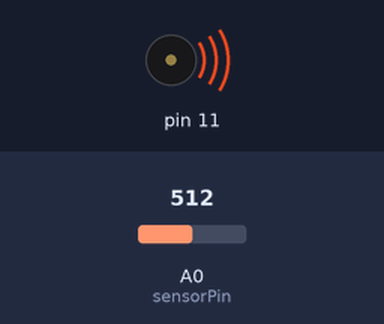
Recording of a sketch running on a simulated Arduino Uno, built with avr-gcc and run on an emulated ATmega328P. Parts: buzzer (waves = sounding). The inputs (shaded band) are chosen by the test bench; at power-on: A0 (sensorPin) = 512. What the sketch prints to the serial monitor is not drawn.

Above: at 0.07 s.
At 1.2 s:
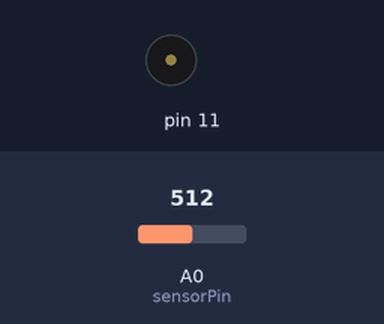
1.3 s: A0 (sensorPin) set to 716
Timing chart, 0 to 4.3 s (numbered marks = the images above; inputs shaded):
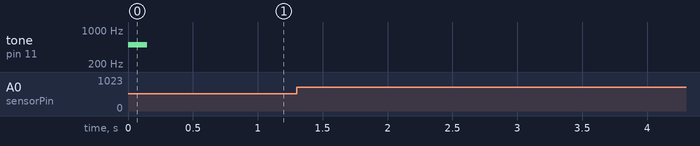

The sketch:

main.ino
```cpp
// (licence header left out)
#include <Wire.h>
#include "cardio.c"

#define sensorPin A0

#define MEASURE_TIME 1000
#define NOISE_THRESHOLD 3
#define recordTime 10
#define DLY_IGNORE 130
#define PSEP Serial.print(" ")

int period = 0, cline = 0;
int num_peaks,max_peak,avg_peak;
unsigned long time_was,ctimer;
unsigned long peak_time;
unsigned long raw_tot,raw_num;
unsigned long threshold;
hearbeat *hb = NULL;


void setup() {
  Serial.begin(9600);
  tone(11,1000,50);
  tone(11,500,150);
  peak_time = time_was = millis();
  num_peaks = 0;

  threshold = 0;
  raw_tot = raw_num = 0;
  ctimer = millis();

  hb = (struct hearbeat *)malloc(sizeof(struct hearbeat));
  startCapture(hb, millis(), recordTime);
}

void loop() {
   static int up=1;
   unsigned long ms;
   int period=0;
   int avg = 0; // temp var.
   int rawValue = analogRead (sensorPin);

   if(hb == NULL){exit(1);}

   raw_tot += rawValue;
   raw_num++;
   avg = raw_tot/raw_num;

   // Decay max peak to allow change to lower peak values.
   // debug plot (millis()-peak_time) - not algo. shows delay on plot = straight line.
   if ( (millis()-peak_time)>DLY_IGNORE ) max_peak--;

   // Capture max peak.
   if (rawValue>max_peak  ) max_peak = rawValue;

   // Set the threshold 1/8th below the max peak.
   threshold = (max_peak-(max_peak>>4));

   delay(15);

   // Value must be > minimum,
   // and bigger than a fraction below the max measured peak,
   // and not found within x ms of the last peak (100ms :max 300bpm).
   //

    if (up==1 && rawValue-avg > NOISE_THRESHOLD) {
      ms = millis();
      peak_time = ms;
      up = 0;

      // Check n second timeout after a peak
      period = (ms-time_was);


     num_peaks++;
     // Since this is not an interrupt driven timer, nominal n sec period will be larger than 5000 ms.
     // so work out beats in period for 1min
     hb->period = period;
     hb->beats = num_peaks;
     stopCapture(hb);
     Serial.println(hb->bpm);


   } else if (up==0 && rawValue<threshold)  up = 1;
}
```

cardio.c
```cpp
#include "cardio.h"


// fonction permettant de charger des valeurs dans une structure heartBeat afin de lancer une capture
void startCapture(hearbeat *HB, int startTime, int period){
  HB->beats =0;
  HB->startTime = startTime;
  HB->period = period;
}

// fonction permettant de recuperer le nombre de battement pas minute
void determineBPM(hearbeat *HB){
  // produit en croix permettant de determiné le nombre de battement par minute a l'aide d'un nombre de battement total sur un temps.
  HB->bpm = (HB->beats * (60000/(float)HB->period));
}

// fonction appelé lorsque la capture doit s'arreter et retourne le BPM
int stopCapture(hearbeat *HB){
  determineBPM(HB);
  return HB->bpm;
}
```

cardio.h
```cpp
typedef struct hearbeat {
  int beats;
  int period;
  int startTime;
  int bpm;
}hearbeat;

// fonction permettant d'initialiser notre structure heartbeat avec
// des valeurs coherentes.
void startCapture(hearbeat *HB, int startTime, int period);

// fonction permettant une fois la capture finir d'obtenir le nombre
// de battement par minute
void determineBPM(hearbeat *HB);

// fonction qui permet de dire que notre capture est fini et ensuite
// capturer le nombre de battement par minute
int stopCapture(hearbeat *HB);
```

Measured:
- after the input at 1.3 s, every drawn part: stays the same
